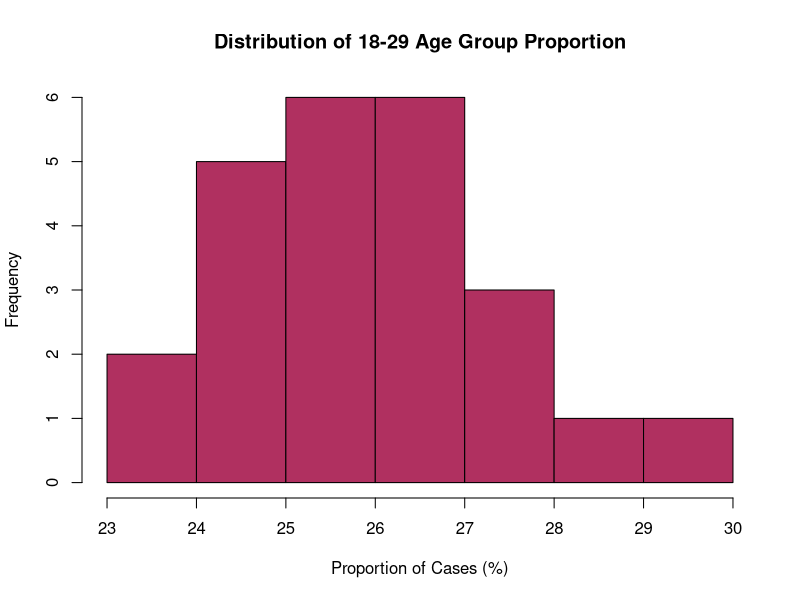
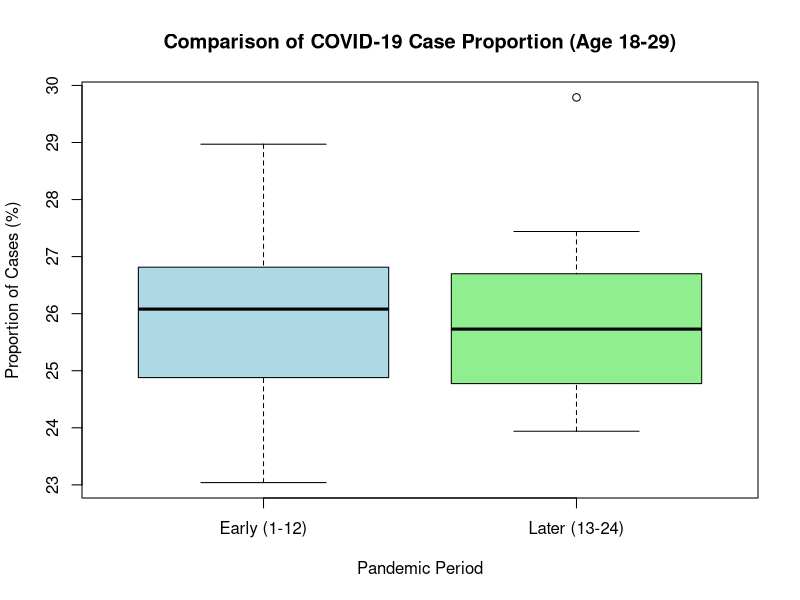

Write the R code that produced these figures, in order.
library(readr)
covid_data <- read_csv("cases_age.csv")
df <- covid_data
df$week_number <- as.numeric(gsub("w", "", df$week))
df$period <- ifelse(df$week_number >= 1 & df$week_number <= 12, "Early (1-12)",
                    ifelse(df$week_number >= 13 & df$week_number <= 24, "Later (13-24)", "Other"))
df2 <- subset(df, state == "Klang Valley" & period != "Other")

# Part 2: Data Summary and Exploration
print(summary(df2))
print(aggregate(perc_18_29 ~ period, df2, summary))
hist(df2$perc_18_29, main = "Distribution of 18-29 Age Group Proportion",
     xlab = "Proportion of Cases (%)", col = "maroon")


# Part 3: Parametric Testing
t_test_result <- t.test(df2$perc_18_29 ~ df2$period)
print(t_test_result)
cat("T-test p-value:", t_test_result$p.value, "\n")


# Part 4: Non-parametric Testing
wilcox_result <- wilcox.test(df2$perc_18_29 ~ df2$period)
print(wilcox_result)
median_values <- aggregate(perc_18_29 ~ period, df2, median)
print(median_values)


# Part 5: Visualization and Final Interpretation
boxplot(df2$perc_18_29 ~ df2$period,
        xlab = "Pandemic Period", 
        ylab = "Proportion of Cases (%)",
        main = "Comparison of COVID-19 Case Proportion (Age 18-29)",
        col = c("lightblue", "lightgreen"))


# Interpretation
if (wilcox_result$p.value < 0.05) {
  cat("Significant difference found - reject null hypothesis\n")
} else {
  cat("No significant difference - cannot reject null hypothesis\n")
}